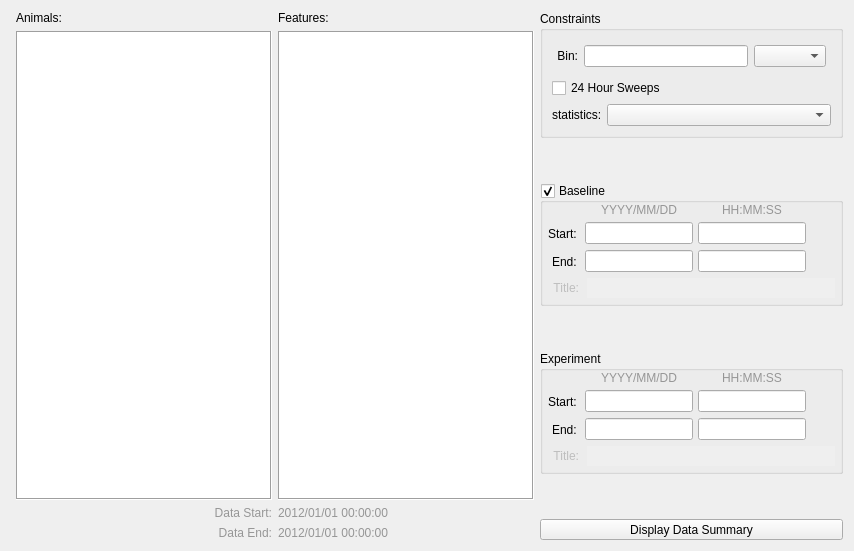
      <widget class="QWidget" name="stackExperiment">
       <layout class="QHBoxLayout" name="horizontalLayout_6">
        <item>
         <layout class="QGridLayout" name="gridLayout_2">
          <property name="leftMargin">
           <number>5</number>
          </property>
          <item row="0" column="0">
           <widget class="QLabel" name="label_4">
            <property name="text">
             <string>Animals:</string>
            </property>
           </widget>
          </item>
          <item row="0" column="1">
           <widget class="QLabel" name="label_5">
            <property name="text">
             <string>Features:</string>
            </property>
           </widget>
          </item>
          <item row="1" column="0">
           <widget class="QListWidget" name="listAnimals">
            <property name="frameShape">
             <enum>QFrame::Box</enum>
            </property>
            <property name="frameShadow">
             <enum>QFrame::Sunken</enum>
            </property>
            <property name="lineWidth">
             <number>1</number>
            </property>
            <property name="verticalScrollBarPolicy">
             <enum>Qt::ScrollBarAsNeeded</enum>
            </property>
            <property name="selectionMode">
             <enum>QAbstractItemView::MultiSelection</enum>
            </property>
            <property name="selectionRectVisible">
             <bool>true</bool>
            </property>
            <property name="sortingEnabled">
             <bool>true</bool>
            </property>
           </widget>
          </item>
          <item row="1" column="1">
           <widget class="QListWidget" name="listFeatures">
            <property name="frameShape">
             <enum>QFrame::Box</enum>
            </property>
            <property name="frameShadow">
             <enum>QFrame::Sunken</enum>
            </property>
            <property name="lineWidth">
             <number>1</number>
            </property>
            <property name="verticalScrollBarPolicy">
             <enum>Qt::ScrollBarAsNeeded</enum>
            </property>
            <property name="selectionMode">
             <enum>QAbstractItemView::MultiSelection</enum>
            </property>
            <property name="selectionRectVisible">
             <bool>true</bool>
            </property>
            <property name="sortingEnabled">
             <bool>true</bool>
            </property>
           </widget>
          </item>
          <item row="3" column="0">
           <widget class="QLabel" name="label_28">
            <property name="styleSheet">
             <string notr="true">color: rgb(150, 150, 150);</string>
            </property>
            <property name="text">
             <string>Data Start:</string>
            </property>
            <property name="alignment">
             <set>Qt::AlignRight|Qt::AlignTrailing|Qt::AlignVCenter</set>
            </property>
           </widget>
          </item>
          <item row="4" column="1">
           <widget class="QLabel" name="lblLastData">
            <property name="styleSheet">
             <string notr="true">color: rgb(150, 150, 150);</string>
            </property>
            <property name="text">
             <string>2012/01/01 00:00:00</string>
            </property>
           </widget>
          </item>
          <item row="3" column="1">
           <widget class="QLabel" name="lblFirstData">
            <property name="styleSheet">
             <string notr="true">color: rgb(150, 150, 150);</string>
            </property>
            <property name="text">
             <string>2012/01/01 00:00:00</string>
            </property>
           </widget>
          </item>
          <item row="4" column="0">
           <widget class="QLabel" name="label_29">
            <property name="styleSheet">
             <string notr="true">color: rgb(150, 150, 150);</string>
            </property>
            <property name="text">
             <string>Data End:</string>
            </property>
            <property name="alignment">
             <set>Qt::AlignRight|Qt::AlignTrailing|Qt::AlignVCenter</set>
            </property>
           </widget>
          </item>
         </layout>
        </item>
        <item>
         <layout class="QVBoxLayout" name="verticalLayout_5">
          <property name="spacing">
           <number>5</number>
          </property>
          <item>
           <widget class="QGroupBox" name="groupBox_11">
            <property name="title">
             <string>Constraints</string>
            </property>
            <property name="checkable">
             <bool>false</bool>
            </property>
            <layout class="QVBoxLayout" name="verticalLayout_9">
             <item>
              <layout class="QHBoxLayout" name="horizontalLayout_10">
               <property name="margin">
                <number>5</number>
               </property>
               <item>
                <widget class="QLabel" name="label_7">
                 <property name="text">
                  <string>Bin:</string>
                 </property>
                 <property name="alignment">
                  <set>Qt::AlignRight|Qt::AlignTrailing|Qt::AlignVCenter</set>
                 </property>
                </widget>
               </item>
               <item>
                <widget class="QLineEdit" name="lineBinsize"/>
               </item>
               <item>
                <widget class="QComboBox" name="cmbBinsize"/>
               </item>
              </layout>
             </item>
             <item>
              <widget class="QCheckBox" name="chkSweeps">
               <property name="text">
                <string>24 Hour Sweeps</string>
               </property>
              </widget>
             </item>
             <item>
              <layout class="QHBoxLayout" name="horizontalLayout_11">
               <property name="spacing">
                <number>5</number>
               </property>
               <property name="margin">
                <number>0</number>
               </property>
               <item>
                <widget class="QLabel" name="label_23">
                 <property name="sizePolicy">
                  <sizepolicy hsizetype="Maximum" vsizetype="Preferred">
                   <horstretch>0</horstretch>
                   <verstretch>0</verstretch>
                  </sizepolicy>
                 </property>
                 <property name="text">
                  <string>statistics:</string>
                 </property>
                </widget>
               </item>
               <item>
                <widget class="QComboBox" name="cmbVariance"/>
               </item>
              </layout>
             </item>
            </layout>
           </widget>
          </item>
          <item>
           <spacer name="verticalSpacer_6">
            <property name="orientation">
             <enum>Qt::Vertical</enum>
            </property>
            <property name="sizeHint" stdset="0">
             <size>
              <width>20</width>
              <height>40</height>
             </size>
            </property>
           </spacer>
          </item>
          <item>
           <widget class="QGroupBox" name="grpBaseline">
            <property name="title">
             <string>Baseline</string>
            </property>
            <property name="checkable">
             <bool>true</bool>
            </property>
            <layout class="QVBoxLayout" name="verticalLayout_6">
             <property name="spacing">
              <number>5</number>
             </property>
             <property name="leftMargin">
              <number>5</number>
             </property>
             <property name="topMargin">
              <number>0</number>
             </property>
             <property name="rightMargin">
              <number>5</number>
             </property>
             <property name="bottomMargin">
              <number>5</number>
             </property>
             <item>
              <layout class="QGridLayout" name="gridLayout_6">
               <property name="spacing">
                <number>5</number>
               </property>
               <item row="4" column="0">
                <widget class="QLabel" name="label_34">
                 <property name="text">
                  <string>End: </string>
                 </property>
                 <property name="alignment">
                  <set>Qt::AlignRight|Qt::AlignTrailing|Qt::AlignVCenter</set>
                 </property>
                </widget>
               </item>
               <item row="2" column="2">
                <widget class="QLineEdit" name="lineBaseStartTime">
                 <property name="minimumSize">
                  <size>
                   <width>70</width>
                   <height>0</height>
                  </size>
                 </property>
                </widget>
               </item>
               <item row="2" column="0">
                <widget class="QLabel" name="label_9">
                 <property name="sizePolicy">
                  <sizepolicy hsizetype="Minimum" vsizetype="Preferred">
                   <horstretch>0</horstretch>
                   <verstretch>0</verstretch>
                  </sizepolicy>
                 </property>
                 <property name="text">
                  <string>Start: </string>
                 </property>
                 <property name="alignment">
                  <set>Qt::AlignRight|Qt::AlignTrailing|Qt::AlignVCenter</set>
                 </property>
                </widget>
               </item>
               <item row="2" column="1">
                <widget class="QLineEdit" name="lineBaseStartDate">
                 <property name="minimumSize">
                  <size>
                   <width>60</width>
                   <height>0</height>
                  </size>
                 </property>
                </widget>
               </item>
               <item row="4" column="1">
                <widget class="QLineEdit" name="lineBaseEndDate">
                 <property name="minimumSize">
                  <size>
                   <width>60</width>
                   <height>0</height>
                  </size>
                 </property>
                </widget>
               </item>
               <item row="4" column="2">
                <widget class="QLineEdit" name="lineBaseEndTime">
                 <property name="minimumSize">
                  <size>
                   <width>70</width>
                   <height>0</height>
                  </size>
                 </property>
                </widget>
               </item>
               <item row="1" column="1">
                <widget class="QLabel" name="label_32">
                 <property name="sizePolicy">
                  <sizepolicy hsizetype="Preferred" vsizetype="Maximum">
                   <horstretch>0</horstretch>
                   <verstretch>0</verstretch>
                  </sizepolicy>
                 </property>
                 <property name="styleSheet">
                  <string notr="true">color: rgb(150, 150, 150);</string>
                 </property>
                 <property name="text">
                  <string>YYYY/MM/DD</string>
                 </property>
                 <property name="alignment">
                  <set>Qt::AlignCenter</set>
                 </property>
                </widget>
               </item>
               <item row="1" column="2">
                <widget class="QLabel" name="label_33">
                 <property name="sizePolicy">
                  <sizepolicy hsizetype="Preferred" vsizetype="Maximum">
                   <horstretch>0</horstretch>
                   <verstretch>0</verstretch>
                  </sizepolicy>
                 </property>
                 <property name="styleSheet">
                  <string notr="true">color: rgb(150, 150, 150);</string>
                 </property>
                 <property name="text">
                  <string>HH:MM:SS</string>
                 </property>
                 <property name="alignment">
                  <set>Qt::AlignCenter</set>
                 </property>
                </widget>
               </item>
               <item row="4" column="3">
                <widget class="QToolButton" name="btnSetTime4">
                 <property name="sizePolicy">
                  <sizepolicy hsizetype="Minimum" vsizetype="Fixed">
                   <horstretch>0</horstretch>
                   <verstretch>0</verstretch>
                  </sizepolicy>
                 </property>
                 <property name="toolTip">
                  <string>set to last data point</string>
                 </property>
                 <property name="text">
                  <string/>
                 </property>
                 <property name="icon">
                  <iconset>
                   <normaloff>icons/gtk-media-previous-rtl.png</normaloff>icons/gtk-media-previous-rtl.png</iconset>
                 </property>
                 <property name="iconSize">
                  <size>
                   <width>16</width>
                   <height>16</height>
                  </size>
                 </property>
                 <property name="checkable">
                  <bool>false</bool>
                 </property>
                 <property name="toolButtonStyle">
                  <enum>Qt::ToolButtonIconOnly</enum>
                 </property>
                 <property name="autoRaise">
                  <bool>true</bool>
                 </property>
                </widget>
               </item>
               <item row="2" column="3">
                <widget class="QToolButton" name="btnSetTime3">
                 <property name="sizePolicy">
                  <sizepolicy hsizetype="Minimum" vsizetype="Fixed">
                   <horstretch>0</horstretch>
                   <verstretch>0</verstretch>
                  </sizepolicy>
                 </property>
                 <property name="toolTip">
                  <string>set to first data point</string>
                 </property>
                 <property name="text">
                  <string/>
                 </property>
                 <property name="icon">
                  <iconset>
                   <normaloff>icons/stock_media-prev.png</normaloff>icons/stock_media-prev.png</iconset>
                 </property>
                 <property name="iconSize">
                  <size>
                   <width>16</width>
                   <height>16</height>
                  </size>
                 </property>
                 <property name="checkable">
                  <bool>false</bool>
                 </property>
                 <property name="toolButtonStyle">
                  <enum>Qt::ToolButtonIconOnly</enum>
                 </property>
                 <property name="autoRaise">
                  <bool>true</bool>
                 </property>
                </widget>
               </item>
              </layout>
             </item>
             <item>
              <layout class="QHBoxLayout" name="horizontalLayout_7">
               <property name="spacing">
                <number>8</number>
               </property>
               <property name="leftMargin">
                <number>5</number>
               </property>
               <property name="rightMargin">
                <number>0</number>
               </property>
               <item>
                <widget class="QLabel" name="label_31">
                 <property name="enabled">
                  <bool>false</bool>
                 </property>
                 <property name="text">
                  <string>Title:</string>
                 </property>
                 <property name="alignment">
                  <set>Qt::AlignRight|Qt::AlignTrailing|Qt::AlignVCenter</set>
                 </property>
                </widget>
               </item>
               <item>
                <widget class="QLineEdit" name="lineBaseTitle">
                 <property name="enabled">
                  <bool>false</bool>
                 </property>
                 <property name="minimumSize">
                  <size>
                   <width>70</width>
                   <height>0</height>
                  </size>
                 </property>
                 <property name="frame">
                  <bool>false</bool>
                 </property>
                </widget>
               </item>
              </layout>
             </item>
            </layout>
           </widget>
          </item>
          <item>
           <spacer name="verticalSpacer_5">
            <property name="orientation">
             <enum>Qt::Vertical</enum>
            </property>
            <property name="sizeHint" stdset="0">
             <size>
              <width>20</width>
              <height>40</height>
             </size>
            </property>
           </spacer>
          </item>
          <item>
           <widget class="QGroupBox" name="groupBox_12">
            <property name="title">
             <string>Experiment</string>
            </property>
            <layout class="QVBoxLayout" name="verticalLayout_8">
             <property name="spacing">
              <number>5</number>
             </property>
             <property name="leftMargin">
              <number>5</number>
             </property>
             <property name="topMargin">
              <number>0</number>
             </property>
             <property name="rightMargin">
              <number>5</number>
             </property>
             <property name="bottomMargin">
              <number>5</number>
             </property>
             <item>
              <layout class="QGridLayout" name="gridLayout_8">
               <property name="spacing">
                <number>5</number>
               </property>
               <item row="4" column="0">
                <widget class="QLabel" name="label_39">
                 <property name="text">
                  <string>End: </string>
                 </property>
                 <property name="alignment">
                  <set>Qt::AlignRight|Qt::AlignTrailing|Qt::AlignVCenter</set>
                 </property>
                </widget>
               </item>
               <item row="4" column="1">
                <widget class="QLineEdit" name="lineExpEndDate">
                 <property name="minimumSize">
                  <size>
                   <width>60</width>
                   <height>0</height>
                  </size>
                 </property>
                </widget>
               </item>
               <item row="2" column="0">
                <widget class="QLabel" name="label_19">
                 <property name="sizePolicy">
                  <sizepolicy hsizetype="Minimum" vsizetype="Preferred">
                   <horstretch>0</horstretch>
                   <verstretch>0</verstretch>
                  </sizepolicy>
                 </property>
                 <property name="text">
                  <string>Start: </string>
                 </property>
                 <property name="alignment">
                  <set>Qt::AlignRight|Qt::AlignTrailing|Qt::AlignVCenter</set>
                 </property>
                </widget>
               </item>
               <item row="2" column="1">
                <widget class="QLineEdit" name="lineExpStartDate">
                 <property name="minimumSize">
                  <size>
                   <width>60</width>
                   <height>0</height>
                  </size>
                 </property>
                </widget>
               </item>
               <item row="2" column="2">
                <widget class="QLineEdit" name="lineExpStartTime">
                 <property name="minimumSize">
                  <size>
                   <width>70</width>
                   <height>0</height>
                  </size>
                 </property>
                </widget>
               </item>
               <item row="4" column="2">
                <widget class="QLineEdit" name="lineExpEndTime">
                 <property name="minimumSize">
                  <size>
                   <width>70</width>
                   <height>0</height>
                  </size>
                 </property>
                </widget>
               </item>
               <item row="2" column="3">
                <widget class="QToolButton" name="btnSetTime1">
                 <property name="sizePolicy">
                  <sizepolicy hsizetype="Minimum" vsizetype="Fixed">
                   <horstretch>0</horstretch>
                   <verstretch>0</verstretch>
                  </sizepolicy>
                 </property>
                 <property name="toolTip">
                  <string>set to first data point</string>
                 </property>
                 <property name="text">
                  <string/>
                 </property>
                 <property name="icon">
                  <iconset>
                   <normaloff>icons/stock_media-prev.png</normaloff>icons/stock_media-prev.png</iconset>
                 </property>
                 <property name="iconSize">
                  <size>
                   <width>16</width>
                   <height>16</height>
                  </size>
                 </property>
                 <property name="checkable">
                  <bool>false</bool>
                 </property>
                 <property name="toolButtonStyle">
                  <enum>Qt::ToolButtonIconOnly</enum>
                 </property>
                 <property name="autoRaise">
                  <bool>true</bool>
                 </property>
                </widget>
               </item>
               <item row="1" column="2">
                <widget class="QLabel" name="label_41">
                 <property name="sizePolicy">
                  <sizepolicy hsizetype="Preferred" vsizetype="Maximum">
                   <horstretch>0</horstretch>
                   <verstretch>0</verstretch>
                  </sizepolicy>
                 </property>
                 <property name="styleSheet">
                  <string notr="true">color: rgb(150, 150, 150);</string>
                 </property>
                 <property name="text">
                  <string>HH:MM:SS</string>
                 </property>
                 <property name="alignment">
                  <set>Qt::AlignCenter</set>
                 </property>
                </widget>
               </item>
               <item row="1" column="1">
                <widget class="QLabel" name="label_40">
                 <property name="sizePolicy">
                  <sizepolicy hsizetype="Preferred" vsizetype="Maximum">
                   <horstretch>0</horstretch>
                   <verstretch>0</verstretch>
                  </sizepolicy>
                 </property>
                 <property name="styleSheet">
                  <string notr="true">color: rgb(150, 150, 150);</string>
                 </property>
                 <property name="text">
                  <string>YYYY/MM/DD</string>
                 </property>
                 <property name="alignment">
                  <set>Qt::AlignCenter</set>
                 </property>
                </widget>
               </item>
               <item row="4" column="3">
                <widget class="QToolButton" name="btnSetTime2">
                 <property name="sizePolicy">
                  <sizepolicy hsizetype="Minimum" vsizetype="Fixed">
                   <horstretch>0</horstretch>
                   <verstretch>0</verstretch>
                  </sizepolicy>
                 </property>
                 <property name="toolTip">
                  <string>set to last data point</string>
                 </property>
                 <property name="text">
                  <string/>
                 </property>
                 <property name="icon">
                  <iconset>
                   <normaloff>icons/gtk-media-previous-rtl.png</normaloff>icons/gtk-media-previous-rtl.png</iconset>
                 </property>
                 <property name="iconSize">
                  <size>
                   <width>16</width>
                   <height>16</height>
                  </size>
                 </property>
                 <property name="checkable">
                  <bool>false</bool>
                 </property>
                 <property name="toolButtonStyle">
                  <enum>Qt::ToolButtonIconOnly</enum>
                 </property>
                 <property name="autoRaise">
                  <bool>true</bool>
                 </property>
                </widget>
               </item>
              </layout>
             </item>
             <item>
              <layout class="QHBoxLayout" name="horizontalLayout_9">
               <property name="spacing">
                <number>8</number>
               </property>
               <property name="leftMargin">
                <number>5</number>
               </property>
               <property name="rightMargin">
                <number>0</number>
               </property>
               <item>
                <widget class="QLabel" name="label_42">
                 <property name="enabled">
                  <bool>false</bool>
                 </property>
                 <property name="text">
                  <string>Title:</string>
                 </property>
                 <property name="alignment">
                  <set>Qt::AlignRight|Qt::AlignTrailing|Qt::AlignVCenter</set>
                 </property>
                </widget>
               </item>
               <item>
                <widget class="QLineEdit" name="lineExpTitle">
                 <property name="enabled">
                  <bool>false</bool>
                 </property>
                 <property name="minimumSize">
                  <size>
                   <width>70</width>
                   <height>0</height>
                  </size>
                 </property>
                 <property name="frame">
                  <bool>false</bool>
                 </property>
                </widget>
               </item>
              </layout>
             </item>
            </layout>
           </widget>
          </item>
          <item>
           <spacer name="verticalSpacer_7">
            <property name="orientation">
             <enum>Qt::Vertical</enum>
            </property>
            <property name="sizeHint" stdset="0">
             <size>
              <width>20</width>
              <height>40</height>
             </size>
            </property>
           </spacer>
          </item>
          <item>
           <widget class="QToolButton" name="btnSummary">
            <property name="sizePolicy">
             <sizepolicy hsizetype="Minimum" vsizetype="Fixed">
              <horstretch>0</horstretch>
              <verstretch>0</verstretch>
             </sizepolicy>
            </property>
            <property name="layoutDirection">
             <enum>Qt::LeftToRight</enum>
            </property>
            <property name="autoFillBackground">
             <bool>false</bool>
            </property>
            <property name="text">
             <string>Display Data Summary</string>
            </property>
            <property name="icon">
             <iconset>
              <normaloff>icons/spreadsheet.png</normaloff>icons/spreadsheet.png</iconset>
            </property>
            <property name="iconSize">
             <size>
              <width>32</width>
              <height>32</height>
             </size>
            </property>
            <property name="toolButtonStyle">
             <enum>Qt::ToolButtonTextBesideIcon</enum>
            </property>
            <property name="arrowType">
             <enum>Qt::NoArrow</enum>
            </property>
           </widget>
          </item>
         </layout>
        </item>
       </layout>
      </widget>
